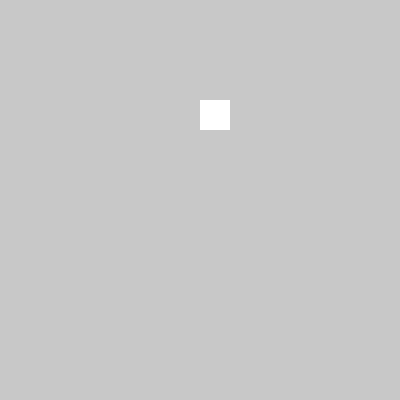
Frame 1 (no input)
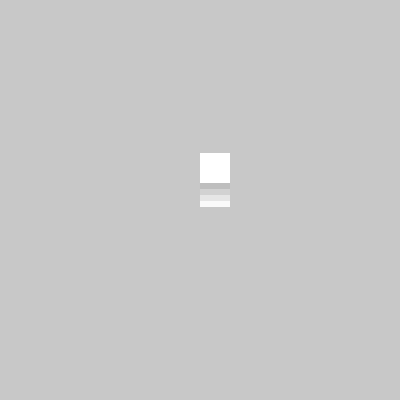
Frame 60 (the mouse pressed at the canvas centre just before this capture)
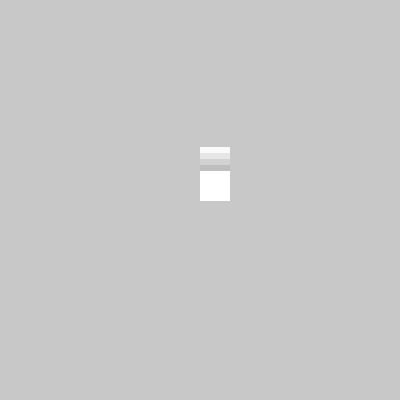
Frame 120 (the mouse held since frame 60 and released just before this capture)

The Processing sketch that drew these frames (run headless with seeded random() and noise(); from frame 60 on, the mouse is pressed at the canvas centre):

// Processing sketch: section12
// ── section12.pde
////解析的手法
//int x, y; //物体のx座標とy座標
//int g;
//int t; //経過時間
//int H; //高さ

//void setup (){
//  size(400,400);
//  x = 200;
//  y = 100;
//  g = 10; //重力加速度
//  H = 10;
//  frameRate(10);
//}

//void draw (){
//  background (200);
//  rect(x, y, 30, 30);
//  y = 100 + t * t; 
  
//  t++;
//}

////オイラー法

//int vy;
//int ox, oy;

//void setup() {
//  size(400,400);
//  vy = 0;
//  ox = 200;
//  oy = 100;
//  frameRate (10);
//}

//void draw() {
//  background(200);
//  rect(ox, oy, 30, 30);
//  vy += 2;
//  oy += vy;
//  if (oy > 300 - 30) {
//    oy = 300 - 30;
//  }
//}

////オイラー法

//int vy;
//int ox, oy;

//void setup() {
//  size(400,400);
//  vy = 0;
//  ox = 200;
//  oy = 100;
//  frameRate (10);
//}

//void draw() {
//  background(200);
//  rect(ox, oy, 30, 30);
//  vy += 2;
//  oy += vy;
//  if (oy > 300 - 30) {
//    oy = 300 - 30;
//    vy *= -1;
//  }
//}

////【演習1】オイラー法(0.01秒/フレーム)

//float vy;
//int ox, oy;

//void setup() {
//  size(400,400);
//  vy = 0;
//  ox = 200;
//  oy = 100;
//  frameRate (100);
//}

//void draw() {
//  background(200);
//  rect(ox, oy, 30, 30);
//  vy += 0.2;
//  oy += vy;
//  if (oy > 300 - 30) {
//    oy = 300 - 30;
//    vy *= -1;
//  }
//}

////水平投げ出し運動

//int vx, vy, ox, oy;

//void setup () {
//  size(400,400);
//  vx = 4;
//  vy = 0;
//  ox = oy = 100;
//  frameRate(10);
//}

//void draw () {
//  background (200);
//  rect(ox, oy, 30, 30);
//  vy += 2;
//  oy = oy + vy;
//  if (oy > 300 - 30) {
//    oy = 300 - 30;
//    vy *= -1;
//  }
//  ox += vx;
//}

////【演習2】水平投げ出し運動(壁あり)

//int vx, vy, ox, oy;

//void setup () {
//  size(400,400);
//  vx = 4;
//  vy = 0;
//  ox = oy = 100;
//  frameRate(10);
//}

//void draw () {
//  background (200);
//  rect(ox, oy, 30, 30);
//  vy += 2;
//  oy = oy + vy;
//  if (oy > 300 - 30) {
//    oy = 300 - 30;
//    vy *= -1;
//  }
//  if (ox > 300 - 30) {
//    vx *= -1;
//  } else if (ox < 100) {
//    vx *= -1;
//  }
//  ox += vx;
//}

////円運動

//int f;
//float x, y;

//void setup() {
//  size(400,400);
//  f = 0;
//  x = 300.0;
//  y = 200.0;
//  frameRate(100);
//}

//void draw () {
//  background(200);
//  ellipse(x, y, 30, 30);
//  f++;
//  x = 300 + 100 * cos(0.05 * f);
//  y = 200 + 100 * sin(0.05 * f);
//}

////【演習3】円運動

//int f;
//float x, y;

//void setup() {
//  size(400,400);
//  f = 0;
//  x = 300.0;
//  y = 200.0;
//  frameRate(100);
//}

//void draw () {
//  background(200);
//  line(300,200,x,y);
//  ellipse(x, y, 30, 30);
//  f++;
//  x = 300 + 100 * cos(0.05 * f);
//  y = 200 + 100 * sin(0.05 * f);
//}

////円運動の残像

//int f;
//float[] xx = new float[5];
//float[] yy = new float[5];

//float x, y;

//void setup() {
//  size(400,400);
//  f = 0;
//  for (int i = 0; i < 5; i++) {
//    xx[i] = 300.0;
//    yy[i] = 200.0;
//  }
//  x = 300.0;
//  y = 200.0;
  
//  noStroke();
//  frameRate(100);
//}

//void draw() {
//  background (255);
//  for(int i = 0; i < 5; i++) {
//    fill(250 - 20 * i, 250 - 20 * i, 250 - 20 * i);
//    ellipse(xx[4 - i], yy[4 - i], 30, 30);
//  }
//  fill(0);
//  ellipse(x, y, 30, 30);
//  f++;
//  x = 200 + 100 * cos(0.05 * f);
//  y = 200 + 100 * sin(0.05 * f);
  
//  for (int i = 0; i < 4; i++) {
//    xx[4 - i] = xx[4 - i - 1];
//    yy[4 - i] = yy[4 - i - 1];
//  }
//  xx[0] = x;
//  yy[0] = y;
//}


//【演習4】自由落下

float vy;
int ox, oy;
int [] xx = new int [5];
int [] yy = new int [5];

void setup() {
  size(400,400);
  vy = 0;
  ox = 200;
  oy = 100;
  for (int i = 0; i < 5; i++) {
    xx[i] = 200;
    yy[i] = 100;
  }
  frameRate (100);
  noStroke();
}

void draw() {
  background(200);
  for (int i = 0; i < 5; i++) {
    fill(250 - 20 * i, 250 - 20 * i, 250 - 20 * i);
    rect(xx[4 - i], yy[4 - i], 30, 30);
  }
  fill(255);
  rect(ox, oy, 30, 30);
  vy += 0.2;
  oy += vy;
  if (oy > 300 - 30) {
    oy = 300 - 30;
    vy *= -1;
  }
  for (int i = 0; i < 4; i++) {
    xx[4 - i] = xx[4 - i - 1];
    yy[4 - i] = yy[4 - i - 1];
  }
  xx[0] = ox;
  yy[0] = oy;
}
